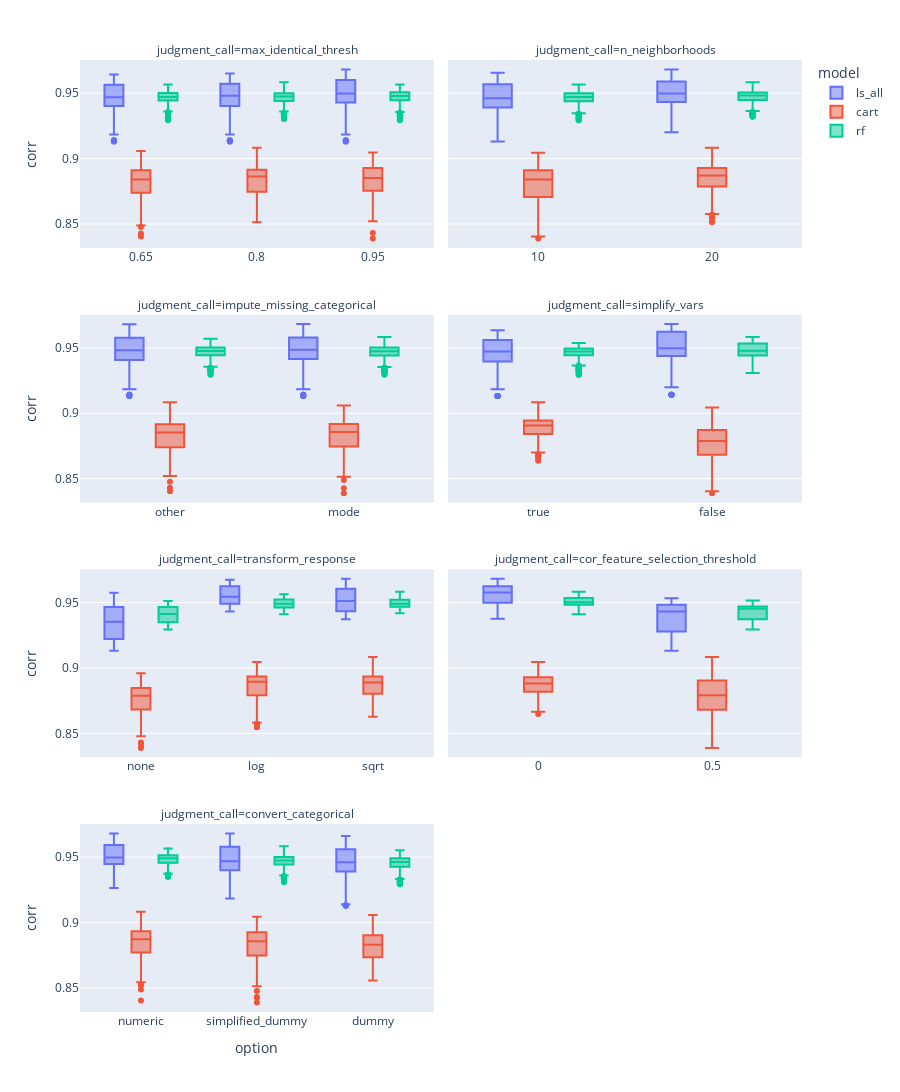

The notebook cell saved with this chart:
### Code cell
corr_jc_df_long = corr_jc_df.melt(id_vars=['corr', 'model'],
                            value_vars=['max_identical_thresh',
                                        'n_neighborhoods',
                                        'impute_missing_categorical',
                                        'simplify_vars',
                                        'transform_response',
                                        'cor_feature_selection_threshold',
                                        'convert_categorical'],
                            var_name='judgment_call',
                            value_name='option')
fig = px.box(corr_jc_df_long, x='option', y='corr', 
       color='model', 
       facet_col='judgment_call', 
       facet_col_wrap=2, 
       height=1200)

# give each plot in the 4 by 2 fig above its own x-axis
fig.update_xaxes(matches=None, showticklabels=True)
fig.update_yaxes(matches=None)

### Figure 1 — Plotly figure (JSON) as saved in the notebook; plotly's stock layout.template omitted (floating-point values rounded to 4 significant figures; data arrays with more than 128 entries replaced by an {"elided": "..."} marker saying what was removed)
{"data": [{"alignmentgroup": "True", "hovertemplate": "model=ls_all<br>judgment_call=max_identical_thresh<br>option=%{x}<br>corr=%{y}<extra></extra>", "legendgroup": "ls_all", "marker": {"color": "#636efa"}, "name": "ls_all", "notched": false, "offsetgroup": "ls_all", "orientation": "v", "showlegend": true, "type": "box", "x": {"elided": "432 float values"}, "x0": " ", "xaxis": "x7", "y": {"elided": "432 float values"}, "y0": " ", "yaxis": "y7"}, {"alignmentgroup": "True", "hovertemplate": "model=ls_all<br>judgment_call=n_neighborhoods<br>option=%{x}<br>corr=%{y}<extra></extra>", "legendgroup": "ls_all", "marker": {"color": "#636efa"}, "name": "ls_all", "notched": false, "offsetgroup": "ls_all", "orientation": "v", "showlegend": false, "type": "box", "x": {"elided": "432 int values"}, "x0": " ", "xaxis": "x8", "y": {"elided": "432 float values"}, "y0": " ", "yaxis": "y8"}, {"alignmentgroup": "True", "hovertemplate": "model=ls_all<br>judgment_call=impute_missing_categorical<br>option=%{x}<br>corr=%{y}<extra></extra>", "legendgroup": "ls_all", "marker": {"color": "#636efa"}, "name": "ls_all", "notched": false, "offsetgroup": "ls_all", "orientation": "v", "showlegend": false, "type": "box", "x": {"elided": "432 str values"}, "x0": " ", "xaxis": "x5", "y": {"elided": "432 float values"}, "y0": " ", "yaxis": "y5"}, {"alignmentgroup": "True", "hovertemplate": "model=ls_all<br>judgment_call=simplify_vars<br>option=%{x}<br>corr=%{y}<extra></extra>", "legendgroup": "ls_all", "marker": {"color": "#636efa"}, "name": "ls_all", "notched": false, "offsetgroup": "ls_all", "orientation": "v", "showlegend": false, "type": "box", "x": {"elided": "432 bool values"}, "x0": " ", "xaxis": "x6", "y": {"elided": "432 float values"}, "y0": " ", "yaxis": "y6"}, {"alignmentgroup": "True", "hovertemplate": "model=ls_all<br>judgment_call=transform_response<br>option=%{x}<br>corr=%{y}<extra></extra>", "legendgroup": "ls_all", "marker": {"color": "#636efa"}, "name": "ls_all", "notched": false, "offsetgroup": "ls_all", "orientation": "v", "showlegend": false, "type": "box", "x": {"elided": "432 str values"}, "x0": " ", "xaxis": "x3", "y": {"elided": "432 float values"}, "y0": " ", "yaxis": "y3"}, {"alignmentgroup": "True", "hovertemplate": "model=ls_all<br>judgment_call=cor_feature_selection_threshold<br>option=%{x}<br>corr=%{y}<extra></extra>", "legendgroup": "ls_all", "marker": {"color": "#636efa"}, "name": "ls_all", "notched": false, "offsetgroup": "ls_all", "orientation": "v", "showlegend": false, "type": "box", "x": {"elided": "432 float values"}, "x0": " ", "xaxis": "x4", "y": {"elided": "432 float values"}, "y0": " ", "yaxis": "y4"}, {"alignmentgroup": "True", "hovertemplate": "model=ls_all<br>judgment_call=convert_categorical<br>option=%{x}<br>corr=%{y}<extra></extra>", "legendgroup": "ls_all", "marker": {"color": "#636efa"}, "name": "ls_all", "notched": false, "offsetgroup": "ls_all", "orientation": "v", "showlegend": false, "type": "box", "x": {"elided": "432 str values"}, "x0": " ", "xaxis": "x", "y": {"elided": "432 float values"}, "y0": " ", "yaxis": "y"}, {"alignmentgroup": "True", "hovertemplate": "model=cart<br>judgment_call=max_identical_thresh<br>option=%{x}<br>corr=%{y}<extra></extra>", "legendgroup": "cart", "marker": {"color": "#EF553B"}, "name": "cart", "notched": false, "offsetgroup": "cart", "orientation": "v", "showlegend": true, "type": "box", "x": {"elided": "432 float values"}, "x0": " ", "xaxis": "x7", "y": {"elided": "432 float values"}, "y0": " ", "yaxis": "y7"}, {"alignmentgroup": "True", "hovertemplate": "model=cart<br>judgment_call=n_neighborhoods<br>option=%{x}<br>corr=%{y}<extra></extra>", "legendgroup": "cart", "marker": {"color": "#EF553B"}, "name": "cart", "notched": false, "offsetgroup": "cart", "orientation": "v", "showlegend": false, "type": "box", "x": {"elided": "432 int values"}, "x0": " ", "xaxis": "x8", "y": {"elided": "432 float values"}, "y0": " ", "yaxis": "y8"}, {"alignmentgroup": "True", "hovertemplate": "model=cart<br>judgment_call=impute_missing_categorical<br>option=%{x}<br>corr=%{y}<extra></extra>", "legendgroup": "cart", "marker": {"color": "#EF553B"}, "name": "cart", "notched": false, "offsetgroup": "cart", "orientation": "v", "showlegend": false, "type": "box", "x": {"elided": "432 str values"}, "x0": " ", "xaxis": "x5", "y": {"elided": "432 float values"}, "y0": " ", "yaxis": "y5"}, {"alignmentgroup": "True", "hovertemplate": "model=cart<br>judgment_call=simplify_vars<br>option=%{x}<br>corr=%{y}<extra></extra>", "legendgroup": "cart", "marker": {"color": "#EF553B"}, "name": "cart", "notched": false, "offsetgroup": "cart", "orientation": "v", "showlegend": false, "type": "box", "x": {"elided": "432 bool values"}, "x0": " ", "xaxis": "x6", "y": {"elided": "432 float values"}, "y0": " ", "yaxis": "y6"}, {"alignmentgroup": "True", "hovertemplate": "model=cart<br>judgment_call=transform_response<br>option=%{x}<br>corr=%{y}<extra></extra>", "legendgroup": "cart", "marker": {"color": "#EF553B"}, "name": "cart", "notched": false, "offsetgroup": "cart", "orientation": "v", "showlegend": false, "type": "box", "x": {"elided": "432 str values"}, "x0": " ", "xaxis": "x3", "y": {"elided": "432 float values"}, "y0": " ", "yaxis": "y3"}, {"alignmentgroup": "True", "hovertemplate": "model=cart<br>judgment_call=cor_feature_selection_threshold<br>option=%{x}<br>corr=%{y}<extra></extra>", "legendgroup": "cart", "marker": {"color": "#EF553B"}, "name": "cart", "notched": false, "offsetgroup": "cart", "orientation": "v", "showlegend": false, "type": "box", "x": {"elided": "432 float values"}, "x0": " ", "xaxis": "x4", "y": {"elided": "432 float values"}, "y0": " ", "yaxis": "y4"}, {"alignmentgroup": "True", "hovertemplate": "model=cart<br>judgment_call=convert_categorical<br>option=%{x}<br>corr=%{y}<extra></extra>", "legendgroup": "cart", "marker": {"color": "#EF553B"}, "name": "cart", "notched": false, "offsetgroup": "cart", "orientation": "v", "showlegend": false, "type": "box", "x": {"elided": "432 str values"}, "x0": " ", "xaxis": "x", "y": {"elided": "432 float values"}, "y0": " ", "yaxis": "y"}, {"alignmentgroup": "True", "hovertemplate": "model=rf<br>judgment_call=max_identical_thresh<br>option=%{x}<br>corr=%{y}<extra></extra>", "legendgroup": "rf", "marker": {"color": "#00cc96"}, "name": "rf", "notched": false, "offsetgroup": "rf", "orientation": "v", "showlegend": true, "type": "box", "x": {"elided": "432 float values"}, "x0": " ", "xaxis": "x7", "y": {"elided": "432 float values"}, "y0": " ", "yaxis": "y7"}, {"alignmentgroup": "True", "hovertemplate": "model=rf<br>judgment_call=n_neighborhoods<br>option=%{x}<br>corr=%{y}<extra></extra>", "legendgroup": "rf", "marker": {"color": "#00cc96"}, "name": "rf", "notched": false, "offsetgroup": "rf", "orientation": "v", "showlegend": false, "type": "box", "x": {"elided": "432 int values"}, "x0": " ", "xaxis": "x8", "y": {"elided": "432 float values"}, "y0": " ", "yaxis": "y8"}, {"alignmentgroup": "True", "hovertemplate": "model=rf<br>judgment_call=impute_missing_categorical<br>option=%{x}<br>corr=%{y}<extra></extra>", "legendgroup": "rf", "marker": {"color": "#00cc96"}, "name": "rf", "notched": false, "offsetgroup": "rf", "orientation": "v", "showlegend": false, "type": "box", "x": {"elided": "432 str values"}, "x0": " ", "xaxis": "x5", "y": {"elided": "432 float values"}, "y0": " ", "yaxis": "y5"}, {"alignmentgroup": "True", "hovertemplate": "model=rf<br>judgment_call=simplify_vars<br>option=%{x}<br>corr=%{y}<extra></extra>", "legendgroup": "rf", "marker": {"color": "#00cc96"}, "name": "rf", "notched": false, "offsetgroup": "rf", "orientation": "v", "showlegend": false, "type": "box", "x": {"elided": "432 bool values"}, "x0": " ", "xaxis": "x6", "y": {"elided": "432 float values"}, "y0": " ", "yaxis": "y6"}, {"alignmentgroup": "True", "hovertemplate": "model=rf<br>judgment_call=transform_response<br>option=%{x}<br>corr=%{y}<extra></extra>", "legendgroup": "rf", "marker": {"color": "#00cc96"}, "name": "rf", "notched": false, "offsetgroup": "rf", "orientation": "v", "showlegend": false, "type": "box", "x": {"elided": "432 str values"}, "x0": " ", "xaxis": "x3", "y": {"elided": "432 float values"}, "y0": " ", "yaxis": "y3"}, {"alignmentgroup": "True", "hovertemplate": "model=rf<br>judgment_call=cor_feature_selection_threshold<br>option=%{x}<br>corr=%{y}<extra></extra>", "legendgroup": "rf", "marker": {"color": "#00cc96"}, "name": "rf", "notched": false, "offsetgroup": "rf", "orientation": "v", "showlegend": false, "type": "box", "x": {"elided": "432 float values"}, "x0": " ", "xaxis": "x4", "y": {"elided": "432 float values"}, "y0": " ", "yaxis": "y4"}, {"alignmentgroup": "True", "hovertemplate": "model=rf<br>judgment_call=convert_categorical<br>option=%{x}<br>corr=%{y}<extra></extra>", "legendgroup": "rf", "marker": {"color": "#00cc96"}, "name": "rf", "notched": false, "offsetgroup": "rf", "orientation": "v", "showlegend": false, "type": "box", "x": {"elided": "432 str values"}, "x0": " ", "xaxis": "x", "y": {"elided": "432 float values"}, "y0": " ", "yaxis": "y"}], "layout": {"annotations": [{"font": {}, "showarrow": false, "text": "judgment_call=convert_categorical", "x": 0.245, "xanchor": "center", "xref": "paper", "y": 0.1975, "yanchor": "bottom", "yref": "paper"}, {"font": {}, "showarrow": false, "text": "judgment_call=transform_response", "x": 0.245, "xanchor": "center", "xref": "paper", "y": 0.465, "yanchor": "bottom", "yref": "paper"}, {"font": {}, "showarrow": false, "text": "judgment_call=cor_feature_selection_threshold", "x": 0.755, "xanchor": "center", "xref": "paper", "y": 0.465, "yanchor": "bottom", "yref": "paper"}, {"font": {}, "showarrow": false, "text": "judgment_call=impute_missing_categorical", "x": 0.245, "xanchor": "center", "xref": "paper", "y": 0.7325, "yanchor": "bottom", "yref": "paper"}, {"font": {}, "showarrow": false, "text": "judgment_call=simplify_vars", "x": 0.755, "xanchor": "center", "xref": "paper", "y": 0.7325, "yanchor": "bottom", "yref": "paper"}, {"font": {}, "showarrow": false, "text": "judgment_call=max_identical_thresh", "x": 0.245, "xanchor": "center", "xref": "paper", "y": 1, "yanchor": "bottom", "yref": "paper"}, {"font": {}, "showarrow": false, "text": "judgment_call=n_neighborhoods", "x": 0.755, "xanchor": "center", "xref": "paper", "y": 1, "yanchor": "bottom", "yref": "paper"}], "boxmode": "group", "height": 1200, "legend": {"title": {"text": "model"}, "tracegroupgap": 0}, "margin": {"t": 60}, "xaxis": {"anchor": "y", "domain": [0, 0.49], "showticklabels": true, "title": {"text": "option"}}, "xaxis2": {"anchor": "y2", "domain": [0.51, 1], "showticklabels": true, "title": {"text": "option"}}, "xaxis3": {"anchor": "y3", "domain": [0, 0.49], "showticklabels": true}, "xaxis4": {"anchor": "y4", "domain": [0.51, 1], "showticklabels": true}, "xaxis5": {"anchor": "y5", "domain": [0, 0.49], "showticklabels": true}, "xaxis6": {"anchor": "y6", "domain": [0.51, 1], "showticklabels": true}, "xaxis7": {"anchor": "y7", "domain": [0, 0.49], "showticklabels": true}, "xaxis8": {"anchor": "y8", "domain": [0.51, 1], "showticklabels": true}, "yaxis": {"anchor": "x", "domain": [0, 0.1975], "title": {"text": "corr"}}, "yaxis2": {"anchor": "x2", "domain": [0, 0.1975], "showticklabels": false}, "yaxis3": {"anchor": "x3", "domain": [0.2675, 0.465], "title": {"text": "corr"}}, "yaxis4": {"anchor": "x4", "domain": [0.2675, 0.465], "showticklabels": false}, "yaxis5": {"anchor": "x5", "domain": [0.535, 0.7325], "title": {"text": "corr"}}, "yaxis6": {"anchor": "x6", "domain": [0.535, 0.7325], "showticklabels": false}, "yaxis7": {"anchor": "x7", "domain": [0.8025, 1], "title": {"text": "corr"}}, "yaxis8": {"anchor": "x8", "domain": [0.8025, 1], "showticklabels": false}}}
